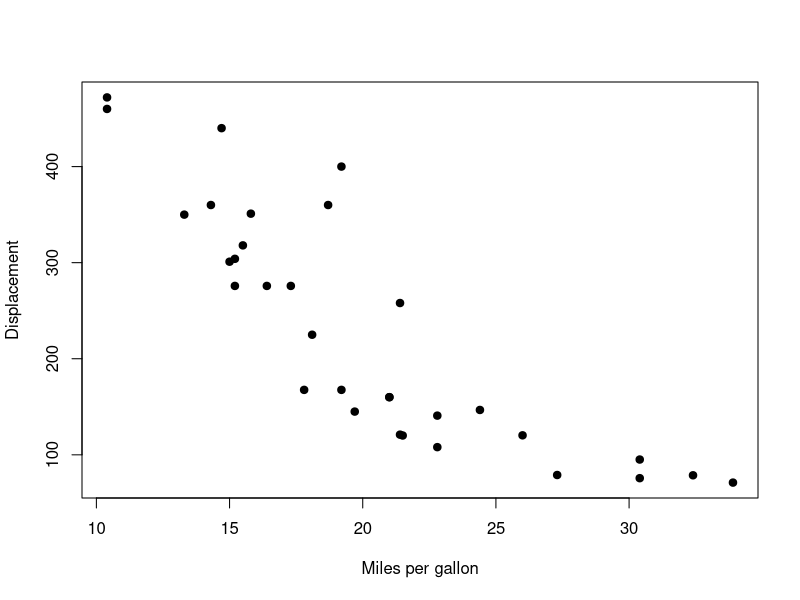
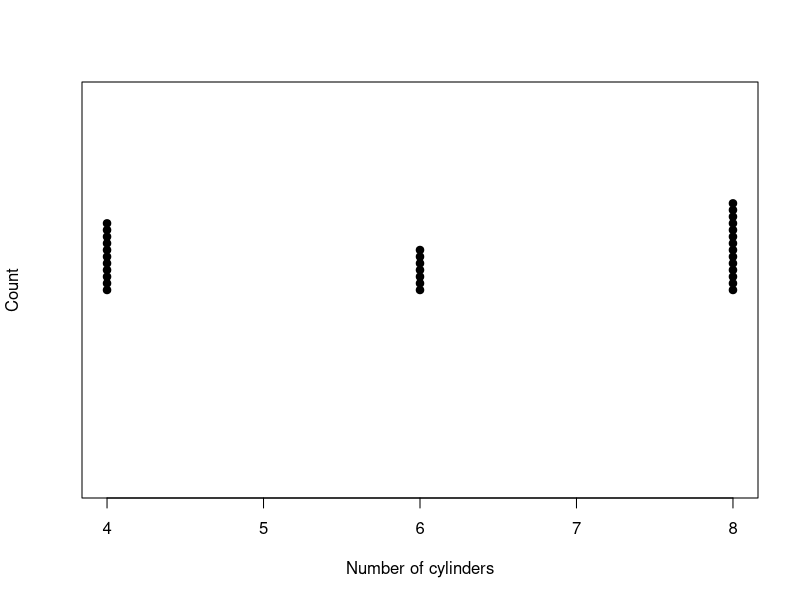
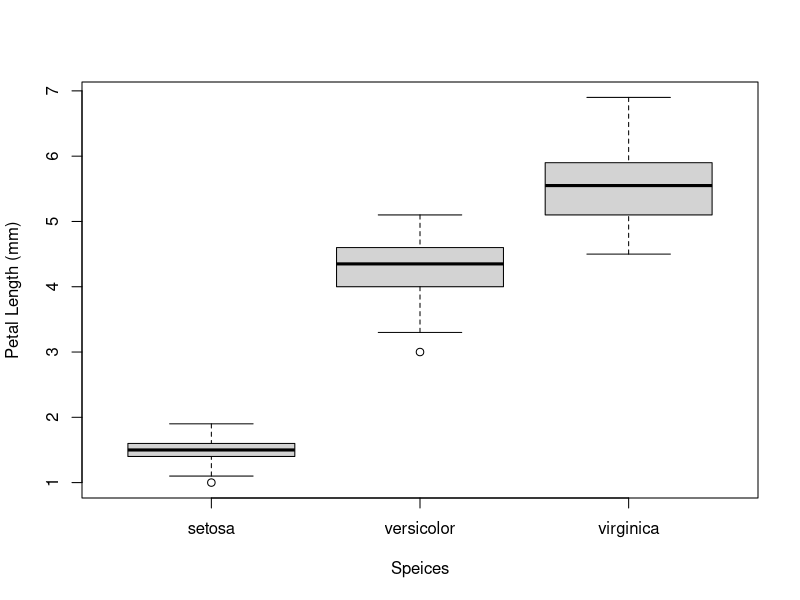
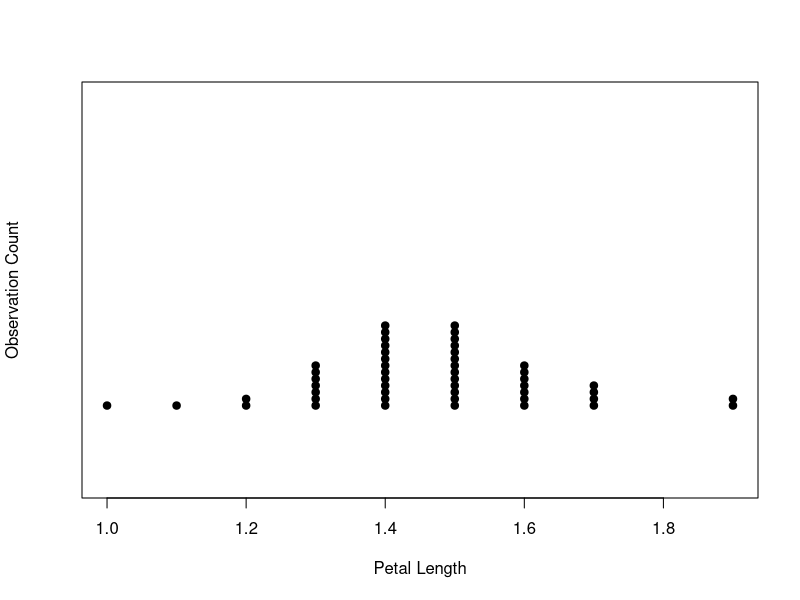
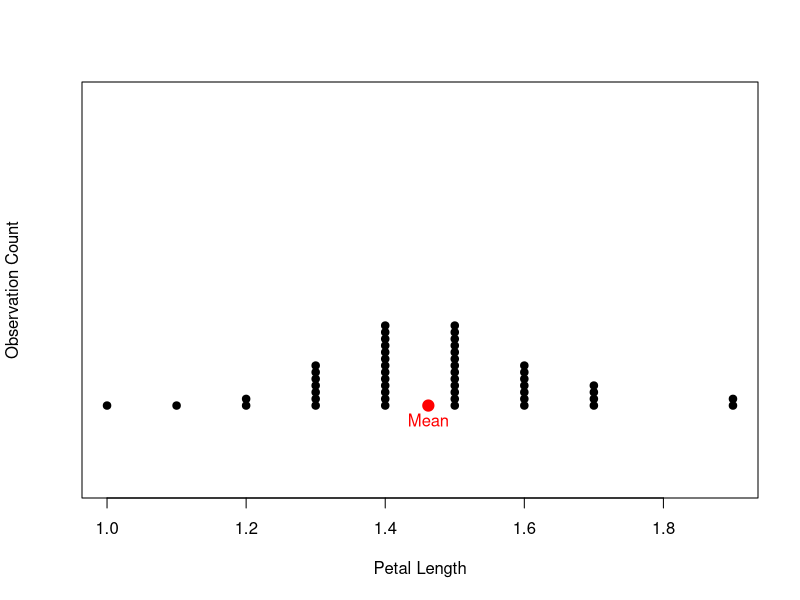
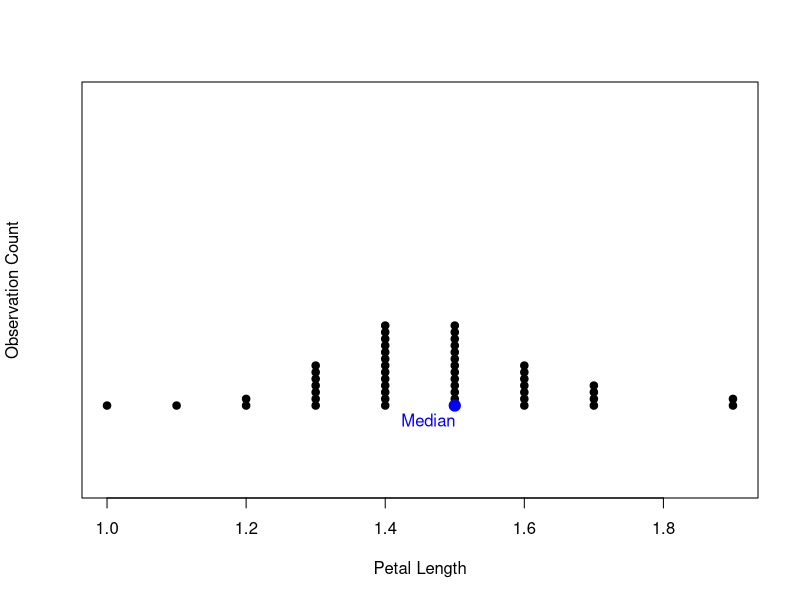
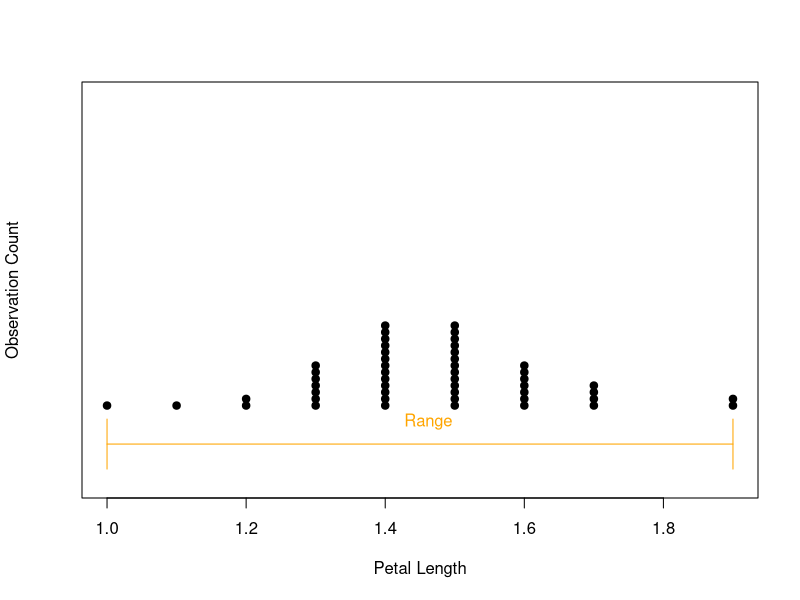
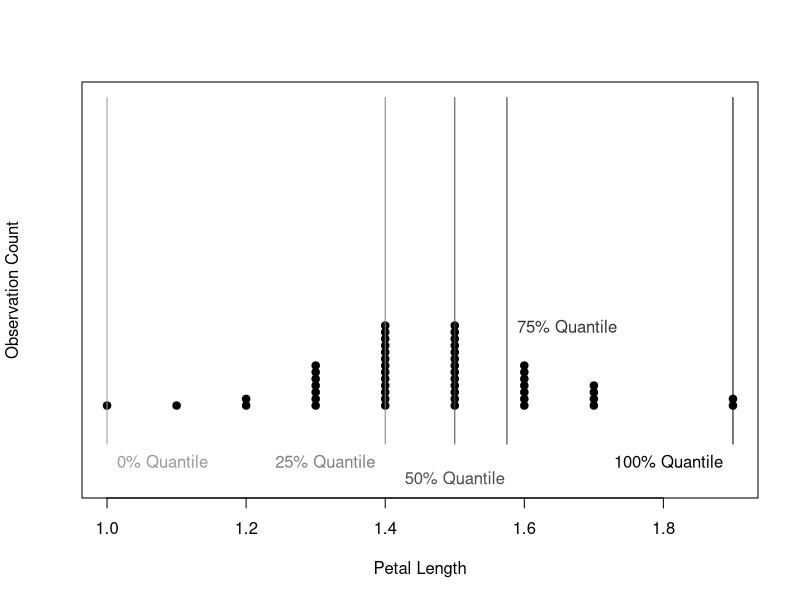

Write R code to recreate these figures, in order.
## ---- chunk 1
# Loading required libraries
# Be sure to install these before running this file!!

## ---- chunk 2
data("chickwts")
independent.variable <- NA #assign the correct column of chickwts here
dependent.variable <-  NA #assign the correct column of chickwts here
## ---- chunk 3
data("mtcars")
plot(x = mtcars$mpg, y = mtcars$disp, pch=19,
     xlab = "Miles per gallon", 
     ylab = "Displacement")
## ---- chunk 4
stripchart(mtcars$cyl, method="stack", pch=19,
           xlab = "Number of cylinders",
           ylab = "Count")
## ---- chunk 5
data("iris")
boxplot(Petal.Length~Species, data = iris, 
        xlab = "Speices", ylab = "Petal Length (mm)")
## ---- chunk 6

## ---- chunk 7
stripchart(iris$Petal.Length[iris$Species ==  "setosa"], method = "stack", pch = 19,
           xlab = "Petal Length", ylab = "Observation Count", ylim = c(0,5))
## ---- chunk 8
stripchart(iris$Petal.Length[iris$Species ==  "setosa"], method = "stack", pch = 19,
           xlab = "Petal Length", ylab = "Observation Count", ylim = c(0,5))
points(x = mean(iris$Petal.Length[iris$Species == "setosa"]), y = c(1), 
       col = "red", pch = 19, cex = 1.5)
text(x= mean(iris$Petal.Length[iris$Species == "setosa"]), y = c(1), labels = "Mean", 
     pos = 1, col = "red")
## ---- chunk 9
stripchart(iris$Petal.Length[iris$Species ==  "setosa"], method = "stack", pch = 19,
           xlab = "Petal Length", ylab = "Observation Count", ylim = c(0,5))
points(x = median(iris$Petal.Length[iris$Species == "setosa"]), y = c(1), 
       col = "blue", pch = 19, cex = 1.5)
text(x= mean(iris$Petal.Length[iris$Species == "setosa"]), y = c(1), labels = "Median", 
     pos = 1, col = "blue")

## ---- chunk 10
table(iris$Petal.Length[iris$Species ==  "setosa"])
## ---- chunk 11
stripchart(iris$Petal.Length[iris$Species ==  "setosa"], method = "stack", pch = 19,
           xlab = "Petal Length", ylab = "Observation Count", ylim = c(0,5))
arrows(x0 = range(iris$Petal.Length[iris$Species == "setosa"])[1], 
       x1 = range(iris$Petal.Length[iris$Species == "setosa"])[2], 
       y0 = 0.5, y1 = 0.5, 
       col = "orange", code=3, angle = 90)
text(x= mean(iris$Petal.Length[iris$Species == "setosa"]), y = c(1), labels = "Range", 
     pos = 1, col = "orange")
## ---- chunk 12
iris.quants <- quantile(iris$Petal.Length[iris$Species == "setosa"])
stripchart(iris$Petal.Length[iris$Species ==  "setosa"], method = "stack", pch = 19,
           xlab = "Petal Length", ylab = "Observation Count", ylim = c(0,5))
lines(x = c(iris.quants[1], iris.quants[1]), y = c(0.5, 5), col="gray60")
text(x= iris.quants[1], y = c(0.25), labels = "0% Quantile", 
     pos = 4, col = "gray60")
lines(x = c(iris.quants[2], iris.quants[2]), y = c(0.5, 5), col="gray50")
text(x= iris.quants[2], y = c(0.25), labels = "25% Quantile", 
     pos = 2, col = "gray50")
lines(x = c(iris.quants[3], iris.quants[3]), y = c(0.5, 5), col="gray30")
text(x= iris.quants[3], y = c(0.25), labels = "50% Quantile", 
     pos = 1, col = "gray30")
lines(x = c(iris.quants[4], iris.quants[4]), y = c(0.5, 5), col="gray20")
text(x= iris.quants[4], y = c(2), labels = "75% Quantile", 
     pos = 4, col = "gray20")
lines(x = c(iris.quants[5], iris.quants[5]), y = c(0.5, 5), col="black")
text(x= iris.quants[5], y = c(0.25), labels = "100% Quantile", 
     pos = 2, col = "black")
## ---- chunk 13
stripchart(iris$Petal.Length[iris$Species ==  "setosa"], method = "stack", pch = 19,
           xlab = "Petal Length", ylab = "Observation Count", ylim = c(0,5))
points(x = mean(iris$Petal.Length[iris$Species == "setosa"]), y = c(1), 
       col = "red", pch = 19, cex = 1.5)
text(x= mean(iris$Petal.Length[iris$Species == "setosa"]), y = c(1), labels = "Mean", 
     pos = 1, col = "red")
arrows(x0 = mean(iris$Petal.Length[iris$Species == "setosa"]) - 
         sd(iris$Petal.Length[iris$Species == "setosa"]), 
       x1 = mean(iris$Petal.Length[iris$Species == "setosa"]) + 
         sd(iris$Petal.Length[iris$Species == "setosa"]), 
       y0 = 1, y1 = 1, 
       col = "purple", code=3, angle = 90)
text(x= mean(iris$Petal.Length[iris$Species == "setosa"]) - 
         sd(iris$Petal.Length[iris$Species == "setosa"]), y = c(0.5), labels = "2 x Standard deviation", 
     pos = 1, col = "purple")
## ---- chunk 14
summary(chickwts)
## ---- chunk 15
tapply(chickwts$weight, INDEX=chickwts$feed, FUN=mean)
## ---- chunk 16
IQR(chickwts$weight)
## ---- chunk 17

